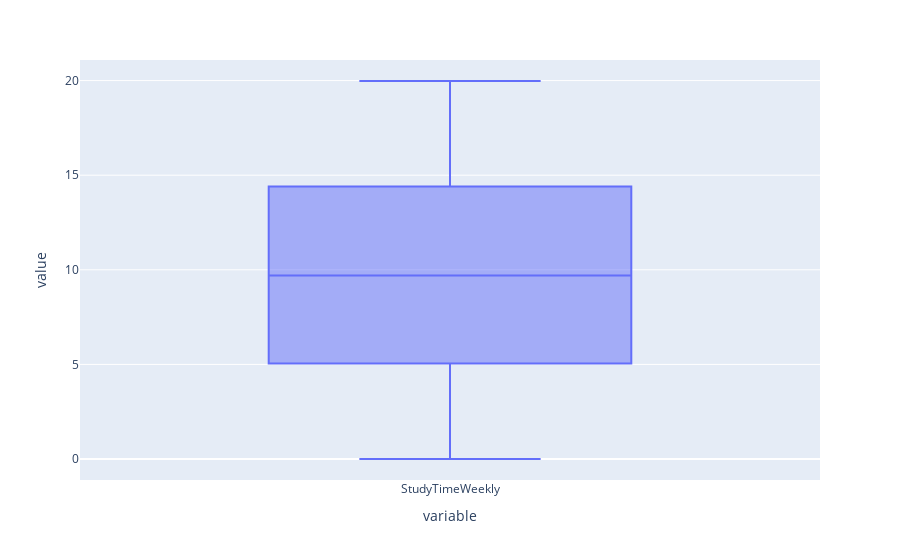

Source (notebook cell):
### Code cell
px.box(data['StudyTimeWeekly'])

### Figure 1 — Plotly figure (JSON) as saved in the notebook; plotly's stock layout.template omitted (floating-point values rounded to 4 significant figures; data arrays with more than 128 entries replaced by an {"elided": "..."} marker saying what was removed)
{"data": [{"alignmentgroup": "True", "hovertemplate": "variable=%{x}<br>value=%{y}<extra></extra>", "legendgroup": "", "marker": {"color": "#636efa"}, "name": "", "notched": false, "offsetgroup": "", "orientation": "v", "showlegend": false, "type": "box", "x": {"elided": "2392 str values"}, "x0": " ", "xaxis": "x", "y": {"elided": "2392 float values"}, "y0": " ", "yaxis": "y"}], "layout": {"autosize": true, "boxmode": "group", "legend": {"tracegroupgap": 0}, "margin": {"t": 60}, "xaxis": {"anchor": "y", "autorange": true, "domain": [0, 1], "range": [-0.5, 0.5], "title": {"text": "variable"}, "type": "category"}, "yaxis": {"anchor": "x", "autorange": true, "domain": [0, 1], "range": [-1.109, 21.09], "title": {"text": "value"}, "type": "linear"}}}
